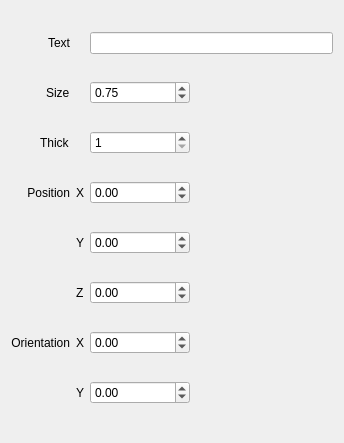
<?xml version="1.0" encoding="UTF-8"?>
<ui version="4.0">
 <class>LabelObject</class>
 <widget class="QWidget" name="LabelObject">
  <property name="geometry">
   <rect>
    <x>0</x>
    <y>0</y>
    <width>344</width>
    <height>443</height>
   </rect>
  </property>
  <property name="sizePolicy">
   <sizepolicy hsizetype="Expanding" vsizetype="Expanding">
    <horstretch>0</horstretch>
    <verstretch>0</verstretch>
   </sizepolicy>
  </property>
  <property name="windowTitle">
   <string>Form</string>
  </property>
  <layout class="QGridLayout" name="gridLayout">
   <item row="6" column="3">
    <widget class="QDoubleSpinBox" name="zposInput">
     <property name="maximumSize">
      <size>
       <width>100</width>
       <height>16777215</height>
      </size>
     </property>
     <property name="minimum">
      <double>-99.000000000000000</double>
     </property>
     <property name="singleStep">
      <double>0.010000000000000</double>
     </property>
    </widget>
   </item>
   <item row="8" column="3">
    <widget class="QDoubleSpinBox" name="yorientInput">
     <property name="maximumSize">
      <size>
       <width>100</width>
       <height>16777215</height>
      </size>
     </property>
     <property name="minimum">
      <double>-180.000000000000000</double>
     </property>
     <property name="maximum">
      <double>180.000000000000000</double>
     </property>
     <property name="singleStep">
      <double>5.000000000000000</double>
     </property>
     <property name="value">
      <double>0.000000000000000</double>
     </property>
    </widget>
   </item>
   <item row="7" column="2">
    <widget class="QLabel" name="label_6">
     <property name="text">
      <string>X</string>
     </property>
    </widget>
   </item>
   <item row="7" column="3">
    <widget class="QDoubleSpinBox" name="xorientInput">
     <property name="maximumSize">
      <size>
       <width>100</width>
       <height>16777215</height>
      </size>
     </property>
     <property name="minimum">
      <double>-180.000000000000000</double>
     </property>
     <property name="maximum">
      <double>180.000000000000000</double>
     </property>
     <property name="singleStep">
      <double>5.000000000000000</double>
     </property>
     <property name="value">
      <double>0.000000000000000</double>
     </property>
    </widget>
   </item>
   <item row="4" column="3">
    <widget class="QDoubleSpinBox" name="yposInput">
     <property name="maximumSize">
      <size>
       <width>100</width>
       <height>16777215</height>
      </size>
     </property>
     <property name="minimum">
      <double>-99.000000000000000</double>
     </property>
     <property name="singleStep">
      <double>0.010000000000000</double>
     </property>
    </widget>
   </item>
   <item row="0" column="3">
    <widget class="QLineEdit" name="textInput"/>
   </item>
   <item row="6" column="2">
    <widget class="QLabel" name="label_5">
     <property name="text">
      <string>Z</string>
     </property>
    </widget>
   </item>
   <item row="8" column="2">
    <widget class="QLabel" name="label_7">
     <property name="text">
      <string>Y</string>
     </property>
    </widget>
   </item>
   <item row="4" column="2">
    <widget class="QLabel" name="label_4">
     <property name="text">
      <string>Y</string>
     </property>
    </widget>
   </item>
   <item row="1" column="0" alignment="Qt::AlignRight">
    <widget class="QLabel" name="label_9">
     <property name="text">
      <string>Size</string>
     </property>
    </widget>
   </item>
   <item row="3" column="0">
    <widget class="QLabel" name="label">
     <property name="text">
      <string>Position</string>
     </property>
     <property name="alignment">
      <set>Qt::AlignRight|Qt::AlignTrailing|Qt::AlignVCenter</set>
     </property>
    </widget>
   </item>
   <item row="3" column="3">
    <widget class="QDoubleSpinBox" name="xposInput">
     <property name="maximumSize">
      <size>
       <width>100</width>
       <height>16777215</height>
      </size>
     </property>
     <property name="minimum">
      <double>-99.000000000000000</double>
     </property>
     <property name="singleStep">
      <double>0.010000000000000</double>
     </property>
    </widget>
   </item>
   <item row="0" column="0">
    <widget class="QLabel" name="textLabel">
     <property name="text">
      <string>Text</string>
     </property>
     <property name="alignment">
      <set>Qt::AlignRight|Qt::AlignTrailing|Qt::AlignVCenter</set>
     </property>
    </widget>
   </item>
   <item row="2" column="3">
    <widget class="QSpinBox" name="thickInput">
     <property name="maximumSize">
      <size>
       <width>100</width>
       <height>16777215</height>
      </size>
     </property>
     <property name="minimum">
      <number>1</number>
     </property>
     <property name="value">
      <number>1</number>
     </property>
    </widget>
   </item>
   <item row="3" column="2">
    <widget class="QLabel" name="label_3">
     <property name="text">
      <string>X</string>
     </property>
    </widget>
   </item>
   <item row="7" column="0" alignment="Qt::AlignRight">
    <widget class="QLabel" name="label_2">
     <property name="text">
      <string>Orientation</string>
     </property>
     <property name="alignment">
      <set>Qt::AlignRight|Qt::AlignTrailing|Qt::AlignVCenter</set>
     </property>
    </widget>
   </item>
   <item row="2" column="0" alignment="Qt::AlignRight">
    <widget class="QLabel" name="label_10">
     <property name="text">
      <string>Thick</string>
     </property>
    </widget>
   </item>
   <item row="1" column="3">
    <widget class="QDoubleSpinBox" name="sizeInput">
     <property name="enabled">
      <bool>true</bool>
     </property>
     <property name="sizePolicy">
      <sizepolicy hsizetype="Minimum" vsizetype="Fixed">
       <horstretch>0</horstretch>
       <verstretch>0</verstretch>
      </sizepolicy>
     </property>
     <property name="maximumSize">
      <size>
       <width>100</width>
       <height>16777215</height>
      </size>
     </property>
     <property name="decimals">
      <number>2</number>
     </property>
     <property name="minimum">
      <double>0.100000000000000</double>
     </property>
     <property name="singleStep">
      <double>0.100000000000000</double>
     </property>
     <property name="value">
      <double>0.750000000000000</double>
     </property>
    </widget>
   </item>
  </layout>
 </widget>
 <resources/>
 <connections>
  <connection>
   <sender>textInput</sender>
   <signal>textChanged(QString)</signal>
   <receiver>LabelObject</receiver>
   <slot>update()</slot>
   <hints>
    <hint type="sourcelabel">
     <x>147</x>
     <y>18</y>
    </hint>
    <hint type="destinationlabel">
     <x>111</x>
     <y>122</y>
    </hint>
   </hints>
  </connection>
  <connection>
   <sender>sizeInput</sender>
   <signal>valueChanged(double)</signal>
   <receiver>LabelObject</receiver>
   <slot>update()</slot>
   <hints>
    <hint type="sourcelabel">
     <x>105</x>
     <y>44</y>
    </hint>
    <hint type="destinationlabel">
     <x>111</x>
     <y>122</y>
    </hint>
   </hints>
  </connection>
  <connection>
   <sender>thickInput</sender>
   <signal>valueChanged(int)</signal>
   <receiver>LabelObject</receiver>
   <slot>update()</slot>
   <hints>
    <hint type="sourcelabel">
     <x>105</x>
     <y>70</y>
    </hint>
    <hint type="destinationlabel">
     <x>111</x>
     <y>122</y>
    </hint>
   </hints>
  </connection>
  <connection>
   <sender>xposInput</sender>
   <signal>valueChanged(double)</signal>
   <receiver>LabelObject</receiver>
   <slot>update()</slot>
   <hints>
    <hint type="sourcelabel">
     <x>105</x>
     <y>96</y>
    </hint>
    <hint type="destinationlabel">
     <x>111</x>
     <y>122</y>
    </hint>
   </hints>
  </connection>
  <connection>
   <sender>yposInput</sender>
   <signal>valueChanged(double)</signal>
   <receiver>LabelObject</receiver>
   <slot>update()</slot>
   <hints>
    <hint type="sourcelabel">
     <x>105</x>
     <y>122</y>
    </hint>
    <hint type="destinationlabel">
     <x>111</x>
     <y>122</y>
    </hint>
   </hints>
  </connection>
  <connection>
   <sender>zposInput</sender>
   <signal>valueChanged(double)</signal>
   <receiver>LabelObject</receiver>
   <slot>update()</slot>
   <hints>
    <hint type="sourcelabel">
     <x>105</x>
     <y>148</y>
    </hint>
    <hint type="destinationlabel">
     <x>111</x>
     <y>122</y>
    </hint>
   </hints>
  </connection>
  <connection>
   <sender>xorientInput</sender>
   <signal>valueChanged(double)</signal>
   <receiver>LabelObject</receiver>
   <slot>update()</slot>
   <hints>
    <hint type="sourcelabel">
     <x>105</x>
     <y>174</y>
    </hint>
    <hint type="destinationlabel">
     <x>111</x>
     <y>122</y>
    </hint>
   </hints>
  </connection>
  <connection>
   <sender>yorientInput</sender>
   <signal>valueChanged(double)</signal>
   <receiver>LabelObject</receiver>
   <slot>update()</slot>
   <hints>
    <hint type="sourcelabel">
     <x>105</x>
     <y>200</y>
    </hint>
    <hint type="destinationlabel">
     <x>111</x>
     <y>122</y>
    </hint>
   </hints>
  </connection>
 </connections>
</ui>
